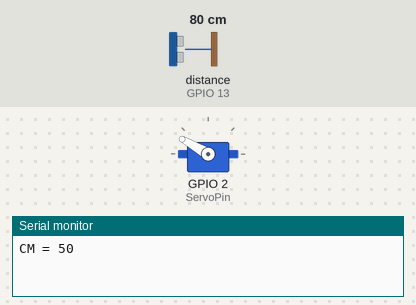
Recording of a sketch running on a simulated ESP8266 (Wemos D1 mini). On the bench: servo, the last lines printed to the serial monitor. Wiring (inferred from the names in the program): ultrasonic range finder: trigger GPIO 12; echo GPIO 13. Inputs (shaded band) come from the test bench; at power-on: distance to the obstacle (sensor on GPIO 13) 80 cm. The echo pulse lasts 58.3 µs per cm.

Above: at 3.7 s.
3.8 s: distance to the obstacle (sensor on GPIO 13) set to 2 cm
At 4.15 s:
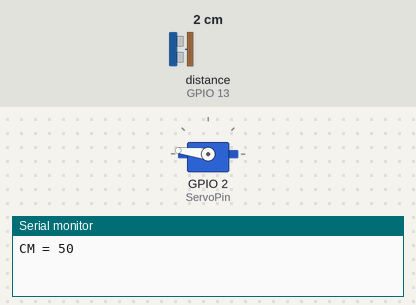
6.8 s: distance to the obstacle (sensor on GPIO 13) set to 18 cm
At 9.5 s:
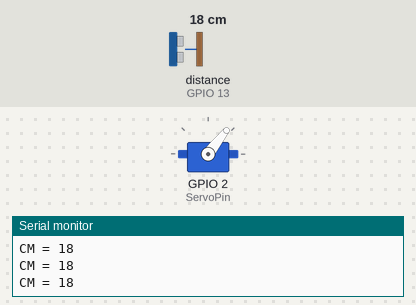
9.8 s: distance to the obstacle (sensor on GPIO 13) set to 9 cm
At 11.1 s:
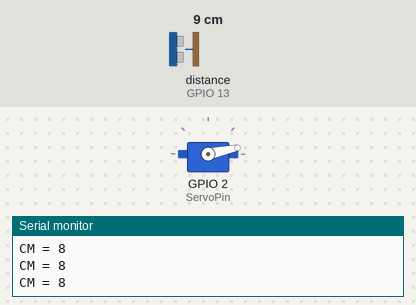
Timing chart, 0 to 12.8 s (numbered marks = the images above; inputs shaded):
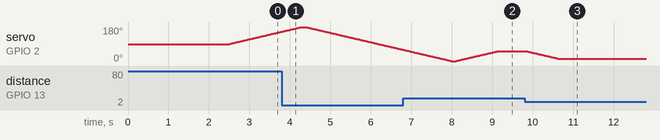

Measured:
- after the input at 9.8 s, servo on GPIO 2 (ServoPin): moves from 52° to 12° over 0.78 s, starting after 0.06 s

The sketch:

Servo_Distance_Indicator.ino
```cpp
#include <Servo.h>

const int ServoPin = 2;
const int TrigPin = 12;
const int EchoPin = 13;

long  Duration, CM;

const int MinDistance = 5;
const int MaxDistance = 50;

int PrevPos = 90;

Servo myservo;

void setup() {
  Serial.begin(9600);
  myservo.attach(ServoPin);
  pinMode(TrigPin, OUTPUT);
  pinMode(EchoPin, INPUT);
  myservo.write(PrevPos);
  delay(2500);
}

void loop() {
  digitalWrite(TrigPin, LOW);
  delayMicroseconds(5);
  digitalWrite(TrigPin, HIGH);
  delayMicroseconds(10);
  digitalWrite(TrigPin, LOW);

  pinMode(EchoPin, INPUT);
  Duration = pulseIn(EchoPin, HIGH);
  CM = (Duration / 2) * 0.0343;
  if (CM < MinDistance) {
    CM = MinDistance;
  }
  if (CM > MaxDistance) {
    CM = MaxDistance;
  }
  Serial.print("CM = ");
  Serial.println(CM);

  int NextPos = map(CM, 5, 50, 0, 180);
  while (NextPos > PrevPos) {
    PrevPos = PrevPos + 1;
    myservo.write(PrevPos);
    delay(20);
  }
  while (NextPos < PrevPos) {
    PrevPos = PrevPos - 1;
    myservo.write(PrevPos);
    delay(20);
  }
  delay(100);
}
```
